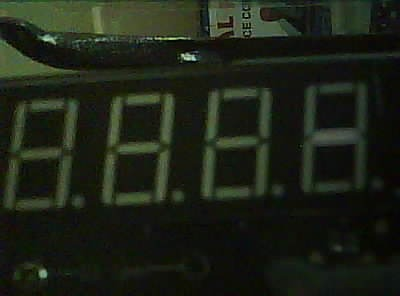
#> input picture digit3.jpg, 400 x 296 px
$ python square.py
#> lines starting #> are read from the running program, lines starting #| are printed output that depends on the picture
import cv2

# Load the image
image = cv2.imread('digit3.jpg')
#> image is the input picture: shape (296, 400, 3); mean B, G, R 22.7, 34.5, 29.2
image_copy = image.copy()

# Initial parameters
rectangles = []
current_rectangle = [100, 100, 50]  # [x, y, size]

def draw_rectangle(image, rect):
    x, y, size = rect
    top_left = (x - size // 2, y - size // 2)
    bottom_right = (x + size // 2, y + size // 2)
    cv2.rectangle(image, top_left, bottom_right, (0, 255, 0), 2)

def update_image():
    global image_copy
    image_copy = image.copy()
    for rect in rectangles:
        draw_rectangle(image_copy, rect)
    draw_rectangle(image_copy, current_rectangle)
    cv2.imshow('Image', image_copy)

def handle_key(event, x, y, flags, param):
    pass

def handle_keys():
    global current_rectangle, rectangles

    key = cv2.waitKey(1) & 0xFF

    if key == 27:  # Esc key
        return False

    if key == ord('q'):
        current_rectangle[2] += 5  # Increase size
    elif key == ord('w'):
        current_rectangle[2] = max(5, current_rectangle[2] - 5)  # Decrease size
    elif key == ord('a'):
        current_rectangle[0] -= 5  # Move left
    elif key == ord('d'):
        current_rectangle[0] += 5  # Move right
    elif key == ord('w'):
        current_rectangle[1] -= 5  # Move up
    elif key == ord('s'):
        current_rectangle[1] += 5  # Move down
    elif key == 13:  # Enter key
        rectangles.append(current_rectangle[:])
        print(f"Rectangle placed at: x={current_rectangle[0]}, y={current_rectangle[1]}, size={current_rectangle[2]}")
        current_rectangle = [100, 100, 50]  # Reset current rectangle

    update_image()
    return True

cv2.namedWindow('Image')
cv2.setMouseCallback('Image', handle_key)
update_image()

while True:
    if not handle_keys():
        break
#> this loop made 2 passes; (key q is pressed on pass 1)
#> pass 1, in update_image (call 2), `cv2.imshow('Image', image_copy)`:
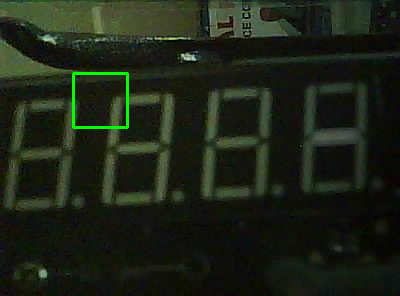
#> window 'Image': shape (296, 400, 3); mean B, G, R 22.5, 35.6, 29

cv2.destroyAllWindows()
